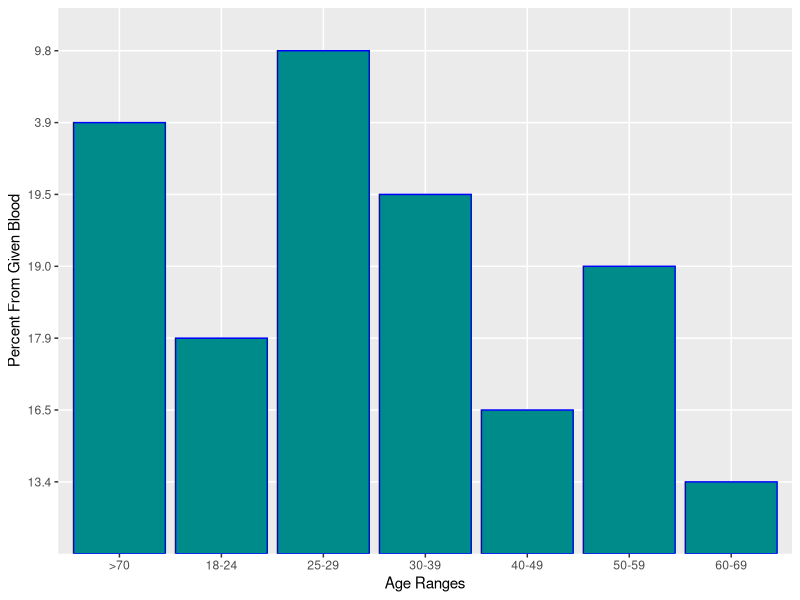

Write the R code that produced this figure.
#library things
library(tidyverse)
library(ggplot2)
library(dplyr)
library(stringr)

#1: age vs donation, matrix histogram (2017, 2019)

#read.csv data in
data <- read.csv("2016data.csv")

# subset data to what i need
subset1 <- data %>%
  filter(row_number() <= 11, row_number() >= 5)
  
subset1$months <- str_replace(subset1$months, " [(].*[)]", "")

# this doesn't work
##subset1$X <- factor(c("18-24", "25-29", "30-39", "40-49", "50-59", "60-69", ">70"))

chart1 <- ggplot(subset1, aes(x = X, y = months)) +
  geom_col(color = "blue", fill = "cyan4")+
  labs(x = "Age Ranges", y = "Percent From Given Blood")

chart1
